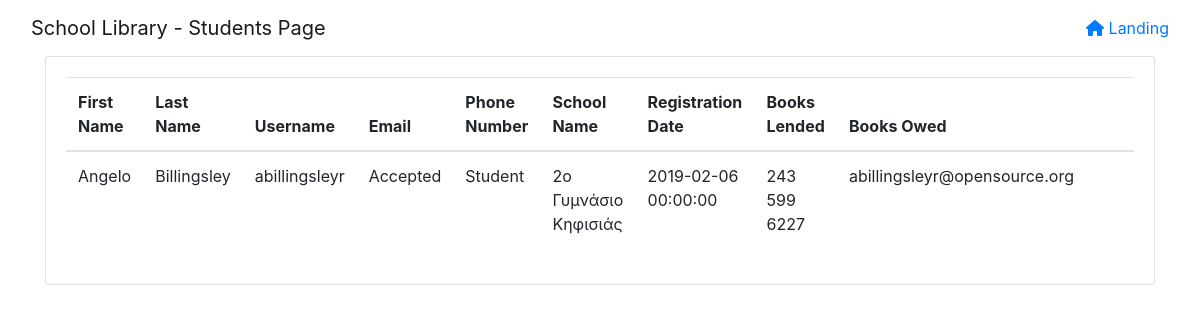
Screenshot of /php/Student_profile.php (signed in) with the database file from the repository.
### tables this page shows
create table if not exists Users ( 
	Username Varchar(30) not null,
	Password Varchar(30) not null,
	First_Name Varchar(30) not null,
	Last_Name Varchar(30) not null,
	Birth_Date date not null,
	Status Enum ('Student', 'Teacher', 'Admin', 'Central Admin') not null,
	Status2 Enum ('Pending', 'Accepted', 'Requesting','Suspended') default 'Pending',
	Phone_number Varchar(15) not null,  
	Email Varchar(60) not null,
	School_Name Varchar(30) not null,
	Registration_Date timestamp default CURRENT_TIMESTAMP,
	Last_Update timestamp default CURRENT_TIMESTAMP,
	primary key(Username),
	constraint fk_User_School
		FOREIGN KEY (School_Name)
		REFERENCES School (Name)
		ON DELETE RESTRICT
		ON UPDATE CASCADE
);

### php/Student_profile.php (the view, shortened to what this page needs)
<!DOCTYPE html>
<html lang = "en">
<head>
    <link rel = "stylesheet" href = "css/styles.css">
    <link rel = "stylesheet" href = "https://cdnjs.cloudflare.com/ajax/libs/font-awesome/6.0.0/css/all.min.css">
    <link rel = "stylesheet" href = "bootstrap/css/bootstrap.min.css">
</head>
<body>
    <nav class="navbar navbar-light navbar-expand-md" id="nav-bar">
        <div id="navbar-div" class="container-fluid">
            <a class="navbar-brand" id="nav-bar-text">School Library - Students Page</a>
            <a id="navbar-items" href="index.php">
                <i class="fa fa-home "></i> Landing
            </a>
        </div>
    </nav>
    <div class="container">
        <div class="row" id="row">
            <div class="col-md-12">
                <div class="card" id="card-container">
                    <div class="card-body" id="card">
                        <?php
                            $conn = OpenCon();
                            $username = $_SESSION["username"];
                            $query = "SELECT * FROM Users u where u.username = '$username'";
                            $result = mysqli_query($conn, $query);
                            if(mysqli_num_rows($result) == 0){
                                echo '<h1 style="margin-top: 5rem;">No Students found!</h1>';
                            }
                            else{
                                echo '<div class="table-responsive">';
                                    echo '<table class="table">';
                                        echo '<thead>';
                                            echo '<tr>';
                                                echo '<th>First Name</th>';
                                                echo '<th>Last Name</th>';
                                                echo '<th>Username</th>';
                                                echo '<th>Email</th>';
                                                echo '<th>Phone Number</th>';
                                                echo '<th>School Name</th>';
                                                echo '<th>Registration Date</th>';
                                                echo '<th>Books Lended</th>';
                                                echo '<th>Books Owed</th>';
                                                echo '<th></th>';
                                                echo '<th></th>';
                                            echo '</tr>';
                                        echo '</thead>';
                                        echo '<tbody>';
                                        while($row = mysqli_fetch_row($result)){
                                            echo '<tr>';
                                                echo '<td>' . $row[2] . '</td>';
                                                echo '<td>' . $row[3] . '</td>';
                                                echo '<td>' . $row[0] . '</td>';
                                                echo '<td>' . $row[6] . '</td>';
                                                echo '<td>' . $row[5] . '</td>';
                                                echo '<td>' . $row[9] . '</td>';
                                                echo '<td>' . $row[10] . '</td>';
                                                echo '<td>' . $row[7] . '</td>';
                                                echo '<td>' . $row[8] . '</td>';
                                            echo '</tr>';
                                        }
                                        echo '</tbody>';
                                    echo '</table>';
                                echo '</div>';
                            }
                        ?>
                    </div>
                </div>
            </div>
        </div>
    </div>
</body>
</html>

### rows the page displays
users: First_Name "Angelo", Last_Name "Billingsley", Username "abillingsleyr", Status2 "Accepted", Status "Student", School_Name "2ο Γυμνάσιο Κηφισιάς", Registration_Date "2019-02-06 00:00:00", Phone_number "243 599 6227", Email "abillingsleyr@opensource.org"
